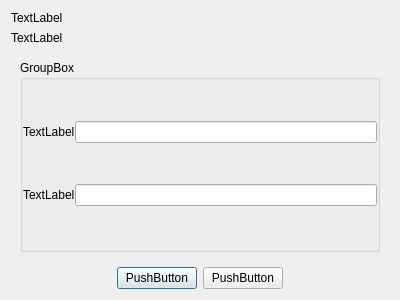
<?xml version="1.0" encoding="UTF-8"?>
<ui version="4.0">
 <class>EditProWizard</class>
 <widget class="QDialog" name="EditProWizard">
  <property name="geometry">
   <rect>
    <x>0</x>
    <y>0</y>
    <width>400</width>
    <height>300</height>
   </rect>
  </property>
  <property name="windowTitle">
   <string>Dialog</string>
  </property>
  <layout class="QVBoxLayout" name="verticalLayout_2">
   <item>
    <widget class="QLabel" name="label_6">
     <property name="text">
      <string>TextLabel</string>
     </property>
    </widget>
   </item>
   <item>
    <widget class="QLabel" name="label_5">
     <property name="text">
      <string>TextLabel</string>
     </property>
    </widget>
   </item>
   <item>
    <widget class="QStackedWidget" name="stackedWidget">
     <property name="currentIndex">
      <number>1</number>
     </property>
     <widget class="QWidget" name="page">
      <layout class="QVBoxLayout" name="verticalLayout">
       <item>
        <widget class="QGroupBox" name="groupBox_2">
         <property name="title">
          <string>GroupBox</string>
         </property>
         <layout class="QGridLayout" name="gridLayout">
          <item row="0" column="0">
           <widget class="QLabel" name="label_3">
            <property name="text">
             <string>TextLabel</string>
            </property>
           </widget>
          </item>
          <item row="0" column="1">
           <widget class="QLineEdit" name="lineEdit_3"/>
          </item>
          <item row="1" column="0">
           <widget class="QLabel" name="label_4">
            <property name="text">
             <string>TextLabel</string>
            </property>
           </widget>
          </item>
          <item row="1" column="1">
           <widget class="QLineEdit" name="lineEdit_4"/>
          </item>
         </layout>
        </widget>
       </item>
      </layout>
     </widget>
     <widget class="QWidget" name="page_2">
      <layout class="QVBoxLayout" name="verticalLayout_3">
       <item>
        <widget class="QGroupBox" name="groupBox">
         <property name="title">
          <string>GroupBox</string>
         </property>
         <layout class="QGridLayout" name="gridLayout_2">
          <property name="leftMargin">
           <number>0</number>
          </property>
          <property name="topMargin">
           <number>0</number>
          </property>
          <property name="rightMargin">
           <number>0</number>
          </property>
          <property name="bottomMargin">
           <number>0</number>
          </property>
          <property name="spacing">
           <number>0</number>
          </property>
          <item row="0" column="0">
           <widget class="QLabel" name="label">
            <property name="text">
             <string>TextLabel</string>
            </property>
           </widget>
          </item>
          <item row="0" column="1">
           <widget class="QLineEdit" name="lineEdit"/>
          </item>
          <item row="1" column="0">
           <widget class="QLabel" name="label_2">
            <property name="text">
             <string>TextLabel</string>
            </property>
           </widget>
          </item>
          <item row="1" column="1">
           <widget class="QLineEdit" name="lineEdit_2"/>
          </item>
         </layout>
        </widget>
       </item>
      </layout>
     </widget>
    </widget>
   </item>
   <item>
    <layout class="QHBoxLayout" name="horizontalLayout">
     <item>
      <spacer name="horizontalSpacer">
       <property name="orientation">
        <enum>Qt::Horizontal</enum>
       </property>
       <property name="sizeHint" stdset="0">
        <size>
         <width>40</width>
         <height>20</height>
        </size>
       </property>
      </spacer>
     </item>
     <item>
      <widget class="QPushButton" name="pushButton">
       <property name="text">
        <string>PushButton</string>
       </property>
      </widget>
     </item>
     <item>
      <widget class="QPushButton" name="pushButton_2">
       <property name="text">
        <string>PushButton</string>
       </property>
      </widget>
     </item>
     <item>
      <spacer name="horizontalSpacer_2">
       <property name="orientation">
        <enum>Qt::Horizontal</enum>
       </property>
       <property name="sizeHint" stdset="0">
        <size>
         <width>40</width>
         <height>20</height>
        </size>
       </property>
      </spacer>
     </item>
    </layout>
   </item>
  </layout>
 </widget>
 <resources/>
 <connections/>
</ui>
